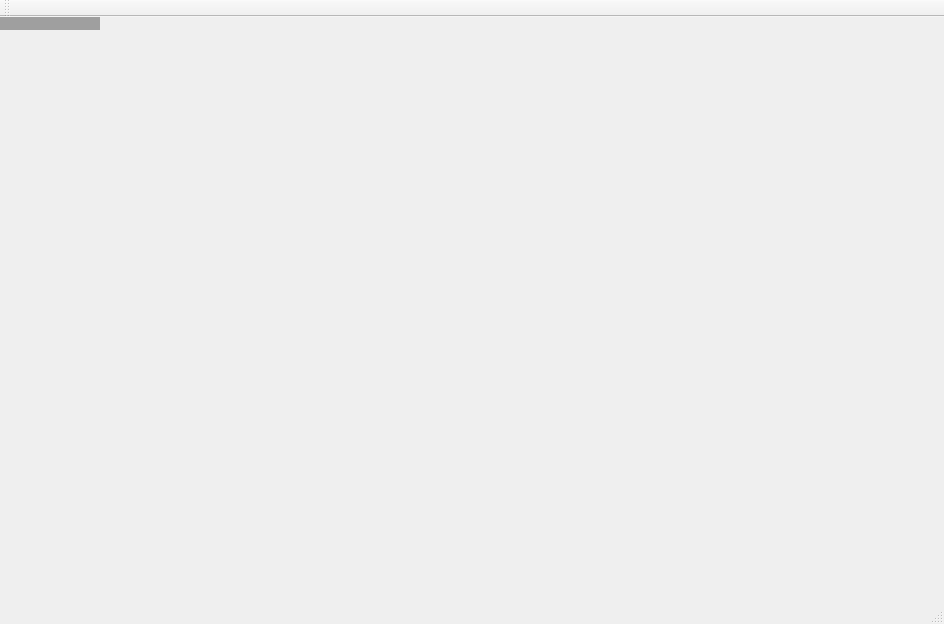
<?xml version="1.0" encoding="UTF-8"?>
<ui version="4.0">
 <class>MainWindow</class>
 <widget class="QMainWindow" name="MainWindow">
  <property name="geometry">
   <rect>
    <x>0</x>
    <y>0</y>
    <width>944</width>
    <height>624</height>
   </rect>
  </property>
  <property name="windowTitle">
   <string>MainWindow</string>
  </property>
  <widget class="QMdiArea" name="centralWidget"/>
  <widget class="QMenuBar" name="menuBar">
   <property name="geometry">
    <rect>
     <x>0</x>
     <y>0</y>
     <width>944</width>
     <height>21</height>
    </rect>
   </property>
  </widget>
  <widget class="QToolBar" name="mainToolBar">
   <attribute name="toolBarArea">
    <enum>TopToolBarArea</enum>
   </attribute>
   <attribute name="toolBarBreak">
    <bool>false</bool>
   </attribute>
  </widget>
  <widget class="QStatusBar" name="statusBar"/>
 </widget>
 <layoutdefault spacing="6" margin="11"/>
 <resources/>
 <connections/>
</ui>
